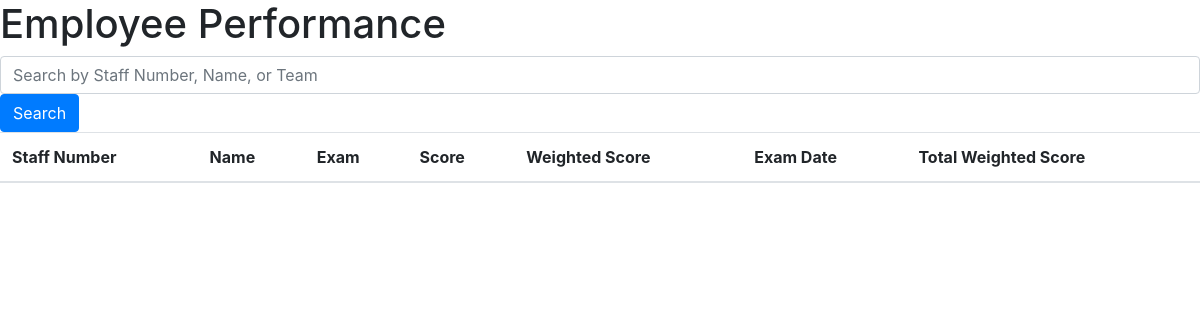
/?page=6, run on an earlier commit of the app's database.
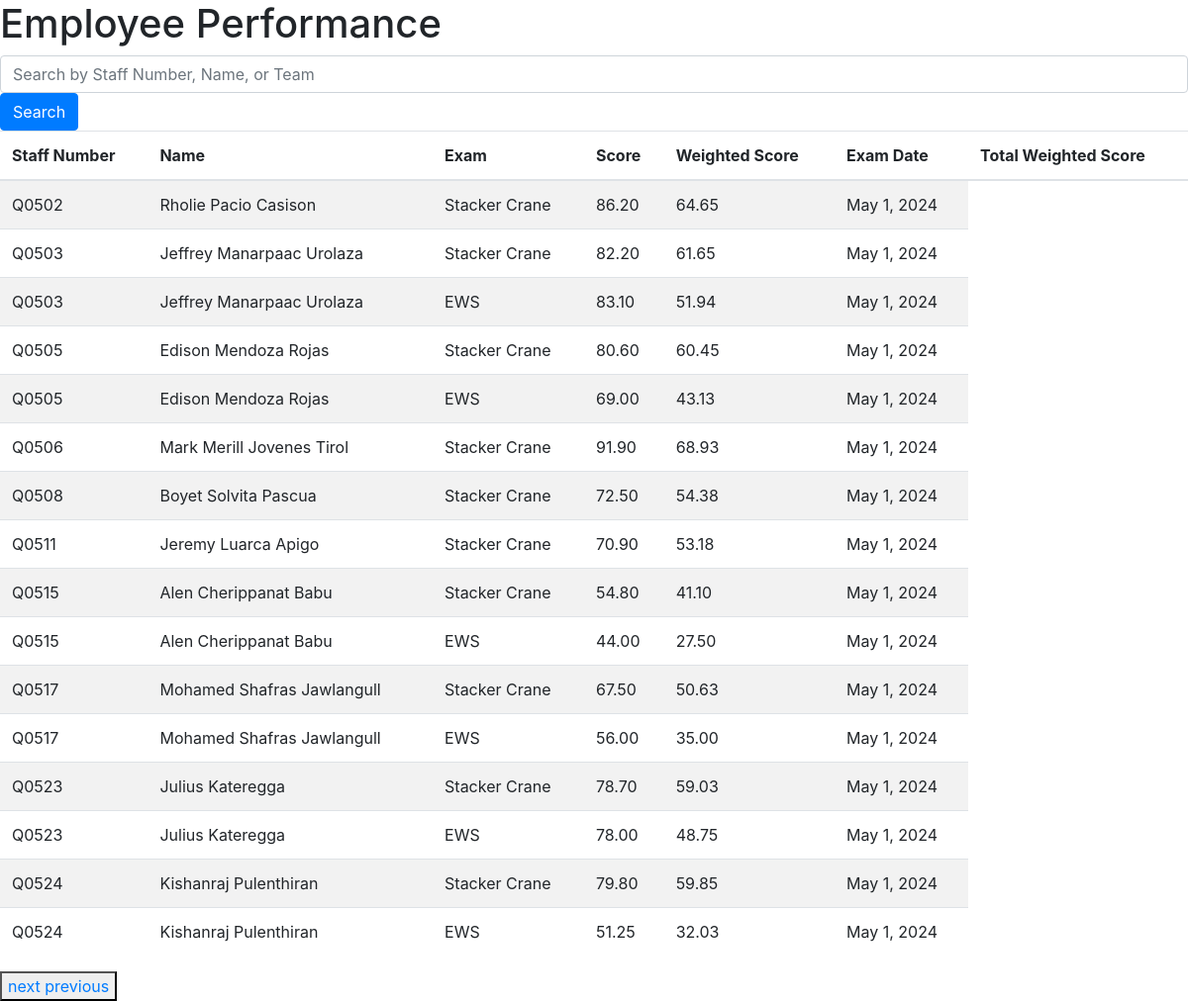
And on a later commit of the database.
### weightscore/models.py (models this page shows, shortened)
class Employee(models.Model):
    staff_number =models.CharField(max_length=300)
    name = models.CharField(max_length=100)
    Team=models.CharField(max_length=100)
    Facility=models.CharField(max_length=100)

class ExamScore(models.Model):
    employee = models.ForeignKey(Employee, on_delete=models.CASCADE)
    exam = models.ForeignKey(Exam, on_delete=models.CASCADE)
    score = models.FloatField()
    weighted_score = models.FloatField(null=True, blank=True)
    exam_date=models.DateField(default=date.today)

class Exam(models.Model):
    exam_name= models.CharField(max_length=100)
    difficulty_rating = models.IntegerField()
    max_difficulty = models.IntegerField()
    weight = models.FloatField()

### weightscore/views.py (the view)
# urls.py: path('', views.employee_performance, name='index'),
def employee_performance(request):
    employees = Employee.objects.all()
    performance_data = []
    for employee in employees:
           exam_scores = ExamScore.objects.filter(employee=employee, score__gt=1)
           total_weighted_score = exam_scores.aggregate(total_weighted_score=Sum('weighted_score'))['total_weighted_score'] or 0
           performance_data.append({
            'employee': employee,
            'exam_scores': exam_scores,
            'total_weighted_score': total_weighted_score,
        })
    paginator = Paginator(performance_data, 10)
    page = request.GET.get('page')
    performance_data = paginator.get_page(page)
    page_obj = paginator.get_page(page)
    return render(request, 'weightscore/index.html', {
         "page_obj": page_obj
    })

### templates/weightscore/index.html (shortened to what this page needs)
{% extends 'weightscore/Layout.html' %}
{% block body %}
<h1>Employee Performance</h1>
<form method="get" action="{% url 'search' %}" class="search">
    <input type="text" name="q" class="form-control me-2" placeholder="Search by Staff Number, Name, or Team" value="{{ query }}">
    <button type="submit" class="btn btn-primary">Search</button>
</form>
<table class="table table-striped">
    <thead>
        <tr>
            <th>Staff Number</th>
            <th>Name</th>
            <th>Exam</th>
            <th>Score</th>
            <th>Weighted Score</th>
            <th>Exam Date</th>
            <th>Total Weighted Score</th>
        </tr>
    </thead>
    <tbody>
        {% for performance in page_obj %}
        {% for exam_score in performance.exam_scores %}
                <tr>
                    <td>{{ performance.employee.staff_number }}</td>
                    <td>{{ performance.employee.name }}</td>
                    <td>{{ exam_score.exam.exam_name }}</td>
                    <td>{{ exam_score.score|floatformat:2 }}</td>
                    <td>{{ exam_score.weighted_score|floatformat:2 }}</td>
                    <td>{{ exam_score.exam_date }}</td>
                </tr>
            {% endfor %}
        {% empty %}
            <tr>
                <td colspan="7">No performance data found.</td>
            </tr>
        {% endfor %}
    </tbody>
</table>
{% if page_obj.has_next %}
    <div><button>
    <a href="?page={{ page_obj.next_page_number }}">next</a>
    {% endif %}
    {% if page_obj.has_previous %}
    <a href="?page={{ page_obj.previous_page_number }}">previous</a>
    {% endif %}
</div>
{% endblock %}

What changed in the data, as far as the page shows it:
added Employee: employee.staff_number "Q0502", employee.name "Rholie Pacio Casison"
added ExamScore: exam.exam_name "Stacker Crane", score "86.20", weighted_score "64.65", exam_date "May 1, 2024"
added Employee: employee.staff_number "Q0503", employee.name "Jeffrey Manarpaac Urolaza"
added ExamScore: exam.exam_name "Stacker Crane", score "82.20", weighted_score "61.65", exam_date "May 1, 2024"
added ExamScore: exam.exam_name "EWS", score "83.10", weighted_score "51.94", exam_date "May 1, 2024"
added Employee: employee.staff_number "Q0505", employee.name "Edison Mendoza Rojas"
added ExamScore: exam.exam_name "Stacker Crane", score "80.60", weighted_score "60.45", exam_date "May 1, 2024"
added ExamScore: exam.exam_name "EWS", score "69.00", weighted_score "43.13", exam_date "May 1, 2024"
added Employee: employee.staff_number "Q0506", employee.name "Mark Merill Jovenes Tirol"
added ExamScore: exam.exam_name "Stacker Crane", score "91.90", weighted_score "68.93", exam_date "May 1, 2024"
added Employee: employee.staff_number "Q0508", employee.name "Boyet Solvita Pascua"
added ExamScore: exam.exam_name "Stacker Crane", score "72.50", weighted_score "54.38", exam_date "May 1, 2024"
added Employee: employee.staff_number "Q0511", employee.name "Jeremy Luarca Apigo"
added ExamScore: exam.exam_name "Stacker Crane", score "70.90", weighted_score "53.18", exam_date "May 1, 2024"
added Employee: employee.staff_number "Q0515", employee.name "Alen Cherippanat Babu"
added ExamScore: exam.exam_name "Stacker Crane", score "54.80", weighted_score "41.10", exam_date "May 1, 2024"
added ExamScore: exam.exam_name "EWS", score "44.00", weighted_score "27.50", exam_date "May 1, 2024"
added Employee: employee.staff_number "Q0517", employee.name "Mohamed Shafras Jawlangull"
added ExamScore: exam.exam_name "Stacker Crane", score "67.50", weighted_score "50.63", exam_date "May 1, 2024"
added ExamScore: exam.exam_name "EWS", score "56.00", weighted_score "35.00", exam_date "May 1, 2024"
added Employee: employee.staff_number "Q0523", employee.name "Julius Kateregga"
added ExamScore: exam.exam_name "Stacker Crane", score "78.70", weighted_score "59.03", exam_date "May 1, 2024"
added ExamScore: exam.exam_name "EWS", score "78.00", weighted_score "48.75", exam_date "May 1, 2024"
added Employee: employee.staff_number "Q0524", employee.name "Kishanraj Pulenthiran"
added ExamScore: exam.exam_name "Stacker Crane", score "79.80", weighted_score "59.85", exam_date "May 1, 2024"
added ExamScore: exam.exam_name "EWS", score "51.25", weighted_score "32.03", exam_date "May 1, 2024"
Also different on the page:
text now shown: "next previous"
